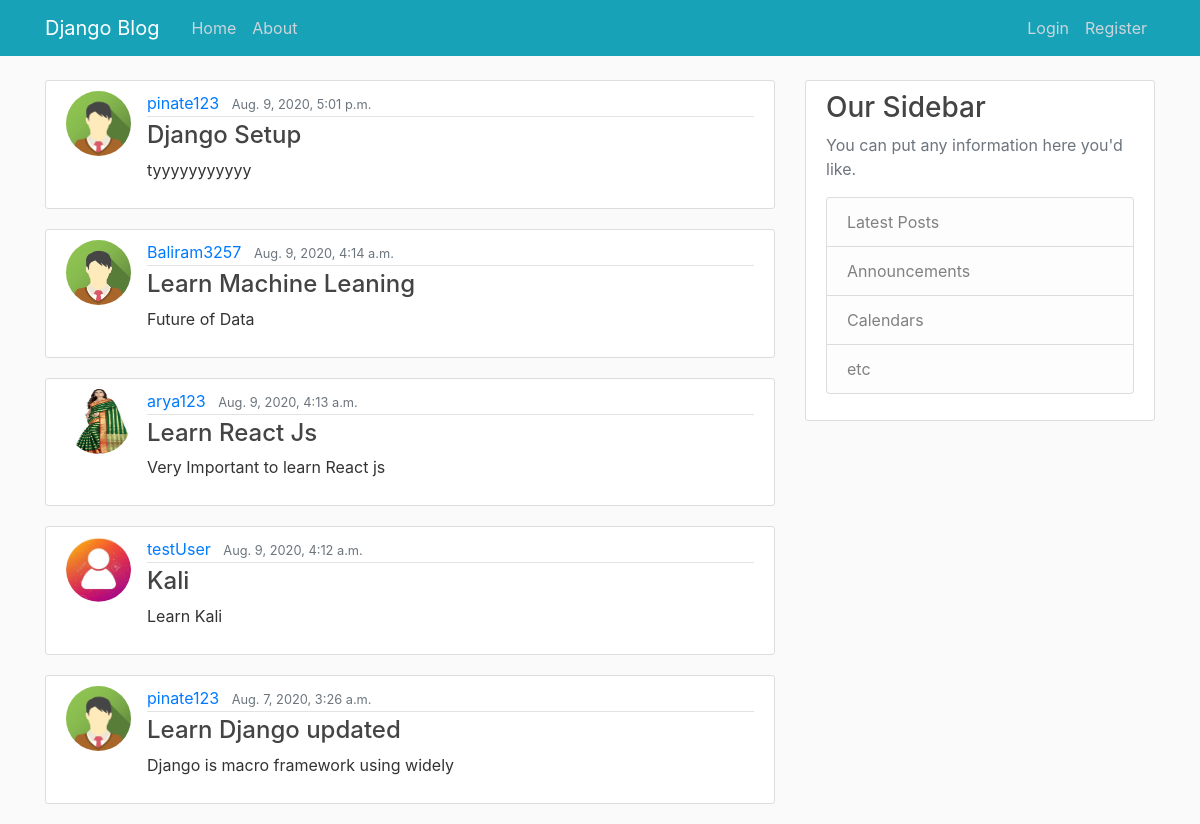
The page / on the database its author committed.
### blog/models.py (models this page shows, shortened)
class Post(models.Model):
    title=models.CharField(max_length=500)
    content=models.TextField()
    date_posted=models.DateTimeField(default=timezone.now)
    author=models.ForeignKey(User,on_delete=models.CASCADE)

### users/models.py (models this page shows, shortened)
class Profile(models.Model):
    user=models.OneToOneField(User,on_delete=models.CASCADE)
    image=models.ImageField(default="default.jpg",upload_to="profile_pics")

### blog/views.py (the view)
# urls.py: path('',PostListView.as_view(),name='blog_home' ),
class PostListView(ListView):
    model=Post
    template_name='blog/home.html'
    context_object_name='posts'
    ordering=['-date_posted']

### blog/templates/blog/home.html
{% extends "blog/base.html" %}
{% block content %}
    {% for post in posts %}
        <article class="media content-section">
          <img class="rounded-circle article-img" src="{{ post.author.profile.image.url }}">
          <div class="media-body">
            <div class="article-metadata">
              <a class="mr-2" href="#">{{ post.author }}</a>
              <small class="text-muted">{{ post.date_posted }}</small>
            </div>
            <h4><a class="article-title" href="{% url 'post_detail' post.id %}">{{ post.title }}</a></h4>
            <p class="article-content">{{ post.content }}</p>
          </div>
        </article>
    {% endfor %}
{% endblock content %}

### blog/templates/blog/base.html (shortened to what this page needs)
{% load static %}
<!DOCTYPE html>
<html>
<head>
    <link rel="stylesheet" href="https://stackpath.bootstrapcdn.com/bootstrap/4.5.2/css/bootstrap.min.css">
    <link rel="stylesheet" type="text/css" href="{% static 'blog/main.css' %}">
</head>
<body>
    <header class="site-header">
      <nav class="navbar navbar-expand-md navbar-dark bg-info fixed-top">
        <div class="container">
          <a class="navbar-brand mr-4" href="{% url 'blog_home' %}">Django Blog</a>
          <div class="collapse navbar-collapse" id="navbarToggle">
            <div class="navbar-nav mr-auto">
              <a class="nav-item nav-link" href="{% url 'blog_home' %}">Home</a>
              <a class="nav-item nav-link" href="{% url 'blog_about' %}">About</a>
            </div>
            <div class="navbar-nav">
              {% if user.is_authenticated %}
                <a class="nav-item nav-link" href="{% url 'post_create'%}">New Post</a>
                <a class="nav-item nav-link" href="{% url 'logout'%}">Logout</a>
                <a class="nav-item nav-link" href="{% url 'profile'%}">Profile</a>
              {% else %}
                <a class="nav-item nav-link" href="{% url 'login'%}">Login</a>
                <a class="nav-item nav-link" href="{% url 'register'%}">Register</a>
              {% endif %}
            </div>
          </div>
        </div>
      </nav>
    </header>
    <main role="main" class="container">
      <div class="row">
        <div class="col-md-8">
          {% block content %}{% endblock %}
        </div>
        <div class="col-md-4">
          <div class="content-section">
            <h3>Our Sidebar</h3>
            <p class='text-muted'>You can put any information here you'd like.
              <ul class="list-group">
                <li class="list-group-item list-group-item-light">Latest Posts</li>
                <li class="list-group-item list-group-item-light">Announcements</li>
                <li class="list-group-item list-group-item-light">Calendars</li>
                <li class="list-group-item list-group-item-light">etc</li>
              </ul>
            </p>
          </div>
        </div>
      </div>
    </main>
</body>
</html>

### blog/static/blog/main.css (style rules this page uses)
body { background: #fafafa; color: #333333; margin-top: 5rem; }
h1, h2, h3, h4, h5, h6 { color: #444444; }
ul { margin: 0; }
.site-header .navbar-nav .nav-link { color: #cbd5db; }
.content-section { background: #ffffff; padding: 10px 20px; border: 1px solid #dddddd; border-radius: 3px; margin-bottom: 20px; }
.article-title { color: #444444; }
.article-content { white-space: pre-line; }
.article-img { height: 65px; width: 65px; margin-right: 16px; }
.article-metadata { padding-bottom: 1px; margin-bottom: 4px; border-bottom: 1px solid #e3e3e3 }

### rows shown on the page
Post: author.profile.image (picture), author "pinate123", date_posted "Aug. 9, 2020, 5:01 p.m.", title "Django Setup", content "tyyyyyyyyyyy"
Post: author.profile.image (picture), author "Baliram3257", date_posted "Aug. 9, 2020, 4:14 a.m.", title "Learn Machine Leaning", content "Future of Data"
Post: author.profile.image (picture), author "arya123", date_posted "Aug. 9, 2020, 4:13 a.m.", title "Learn React Js", content "Very Important to learn React js"
Post: author.profile.image (placeholder picture), author "testUser", date_posted "Aug. 9, 2020, 4:12 a.m.", title "Kali", content "Learn Kali"
Post: author.profile.image (picture), author "pinate123", date_posted "Aug. 7, 2020, 3:26 a.m.", title "Learn Django updated", content "Django is macro framework using widely"
